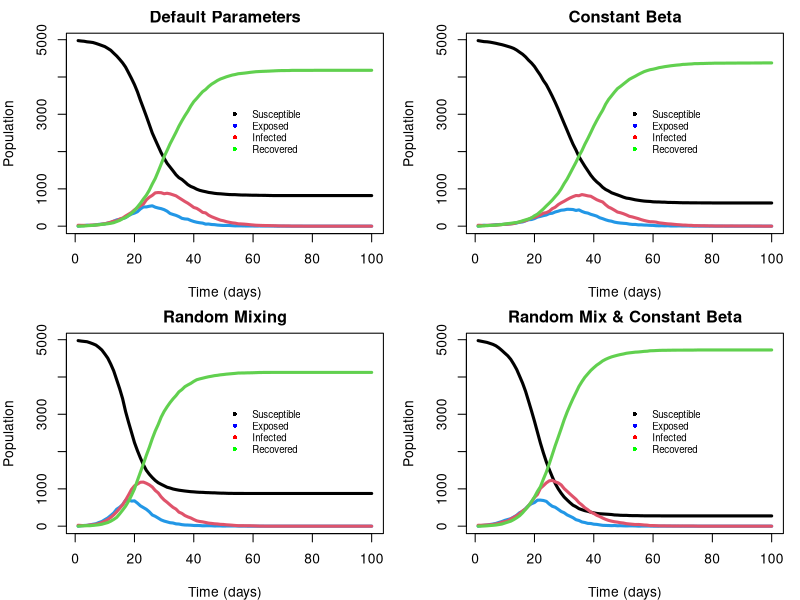

Write R code to recreate this figure.
# Jackson Cramer (s2274544), Maximillian McCourt (s2145762), Natalia Montalvo Cabornero (s1969053)

# Our group worked collaboratively on the development and optimisation of all exercises.
# Although tasks were divided among us, we maintained a balanced workload through 
# regular code reviews, debugging sessions, and problem-solving meetings.
# Jackson focused for the plotting functions and household creation. 
# Max focused on implementing the nseir function.
# Natalia focusedto the get.net function and commenting.


######### GENERAL DESCRIPTION #########

# This project extends the SEIR epidemic model by incorporating household and social 
# network structures. Individuals are grouped into households and connected through 
# probabilistic contact networks based on sociability parameters. The model simulates 
# disease transmission through household, network, and random interactions to study 
# how social structure and individual variability affect epidemic dynamics.



#########  SETTING UP  ##########

# In this section, we define the population structure and create social networks.
# The goal is to represent both household connections and external contacts
# in order to model how social structure influences the spread of infectious diseases.


## --- Distribution into Households --- ##

n <- 5000  # Total population size
h_max <- 5 # Maximum number of people per household

# Each individual is randomly assigned to a household of size between 1 and h_max.
# This creates a heterogeneous household structure.
h <- rep(1:n, sample(1:h_max, n, replace=TRUE))[1:n] |> sample()


## --- Creation of networks --- ## 

# get.net() constructs a social contact network among individuals.
# Each person i can form contacts with others who are not in the same household.
# beta = individual sociability
# h = household structure
# nc = expected number of contacts per person
get.net <- function(beta,h,nc=15){
  
  # n <- length(beta) ## do we need to keep this?? Always going to be = og n
  
  # Initialize an empty contact list for all individuals
  contacts <- vector("list", n)
  
  # Compute a coefficient to normalize the expected number of contacts
  coeff <- nc/(mean(beta)**2 * (n - 1))
  
  # Loop over all individuals to create network links
  for (i in 1:(n-1)){
    
    # Identify all possible contacts who are not in the same household
    non_h <- h[(i+1):n]!=h[i] 
    poss_links <- c((i+1):n)[non_h]  # initialise all possible links
    
    # Extract beta values (sociability parameters) for potential contacts
    beta_poss_links <- beta[poss_links]
    
    # Compute the probability of forming a contact between individual i and others
    prob_betas <- coeff*beta[i]*beta_poss_links
    
    # Generate links based on the assigned connection probabilities
    link_idx <- rbinom(length(prob_betas), 1, prob_betas) == 1
    links <- poss_links[link_idx]
    
    # Store the links in the contacts list
    contacts[[i]] <- c(contacts[[i]], links)
    for (j in links) {
      contacts[[j]] <- c(contacts[[j]], i)
    }
  }
  
  # Return the full contact network as list
  return(contacts)
}

#system.time(alink <- get.net(beta,h,nc))


# SEIR Model

nseir <- function(beta,h,alink,alpha=c(.1,.01,.01),delta=.2,gamma=.4,nc=15, nt = 100,pinf = .005){
  # Our SEIR, t data
  # Using S=0, E=1, I=2, R=3 structure
  n <- length(beta)
  # defining alphas
  alpha_h <- alpha[1]
  alpha_c <- alpha[2]
  alpha_r <- alpha[3]
  # total population
  x <- rep(0, n)
  # initialise infected individuals at random
  x[sample(n, max(1,round(n*pinf)))] <- 2 # use max() to ensure at least 1 person starts as infected
  # initialise SEIR counts
  S <- E <- I <- R <- rep(0,nt)
  S[1] <- sum(x == 0)
  I[1] <- sum(x == 2)
  # initialize denominator for probability calculation
  coeff <- (alpha_r*nc)/(mean(beta)^2 * (n-1))
  # loop over days
  for (t in 2:nt){
    # generate n random deviates for mutually exclusive daily transitions
    u <- runif(n)
    x[x==2 & u<delta] <- 3 # infected to recovered
    x[x==1 & u<gamma] <- 2 # exposed to infected
    # susceptible to exposed
    current_I <- which(x==2)
    for (i in current_I){
      # if x is susceptible, and in same household as i, and random number less than alpha_h probability
      household <- which(h==h[i] & x==0)
      # uses runif of length of household to select which household members become exposed
      x[household[runif(length(household)) < alpha_h]] <- 1
      # contacts mixing daily probability
      # if x is susceptible, and in contact list of i, and random number less than alpha_c probability
      # finds all susceptible contacts of infected person i
      contacts_i <- alink[[i]]
      sus_contacts <- contacts_i[x[contacts_i]==0]
      # uses runif of length of susceptible contacts to select which susceptible contacts become exposed
      x[sus_contacts[runif(sus_contacts) < alpha_c]] <- 1
      # random mixing daily probability
      susceptible <- which(x==0) # initialize those susceptible to infection
      r_prob <- coeff*beta[i]*beta[susceptible]
      x[susceptible[runif(length(susceptible)) < r_prob]] <- 1
      # count of SEIR population
    }
    S[t] <- sum(x==0)
    E[t] <- sum(x==1)
    I[t] <- sum(x==2)
    R[t] <- sum(x==3)
  }
  return(list(S=S,E=E,I=I,R=R,t=1:nt))
}

#system.time(epi <- nseir(beta,h,alink))
# function operates correctly, runs in about 8.5 seconds with n=10,000.

# Exercise 4

# build function to plot population in each S.E.I.R group over time
plot_dynamics = function(pop_states, title=""){
  # pop_states - population state counts as produced by nseir
  # title - plot title
  # calculate highest population among groups for consistent axis scaling
  ymax <- max(c(pop_states$S, pop_states$E, pop_states$I, pop_states$R))
  # plot each S.E.I.R group as lines, differentiated by color
  plot(pop_states$S,ylim=c(0,ymax), type="l", lwd=3, xlab="Time (days)", ylab="Population", main=title) # S black
  lines(pop_states$E, col=4, lwd=3) # E blue
  lines(pop_states$I, col=2, lwd=3) # I red
  lines(pop_states$R, col=3, lwd=3) # R green
  # include legend to recognize meaning of each line color
  legend(x=length(pop_states$R)/2, y=ymax/1.5, # length(pop_states$t)
         legend=c("Susceptible", "Exposed", "Infected", "Recovered"),
         col=c("black", "blue", "red", "green"),
         lty=NA, lwd=2,
         pch=16,
         cex=0.7, bty="n")
}


# Exercise 5

# initialize a 'sociability' parameter (a number between 0 and 1) for each person
beta <- runif(n, 0, 1)
# create regular network of contacts between each person
alink <- get.net(beta,h)

# simulate epidemic using default parameters as specified in nseir function
def_params = nseir(beta,h,alink)

# simulate epidemic by removing household and regular network structure, keeping average initial infections per day the same for each person
random_mixing = nseir(beta, h, alink, alpha=c(0,0,.04)) # ??!! double check I did this right, and update the 4th if its wrong

# simulate epidemic using full model with default parameters, but assigning each person the same 'sociability' parameter, which is the average of our original beta parameters
avg_beta = 1:length(beta)
avg_beta[1:length(avg_beta)] = mean(beta)
constant_beta = nseir(avg_beta,h,alink)

# simulate epidemic by combining the conditions of the previous two simulations
random_mix_constant_beta = nseir(avg_beta,h,alink, alpha=c(0,0,.04))

# set plotting layout/margins for epidemic plots
par(mfcol=c(2,2), mar=c(4,4,2,1))
# specify titles to be added to plots
titles <- c("Default Parameters", "Random Mixing", "Constant Beta", "Random Mix & Constant Beta")
plots <- list(def_params, random_mixing, constant_beta, random_mix_constant_beta)
# use plot_dynamics to plot each of the four epidemic conditions
for (i in seq_along(plots)) {
  plot_dynamics(plots[[i]], titles[i])
}

# Comment on plots
